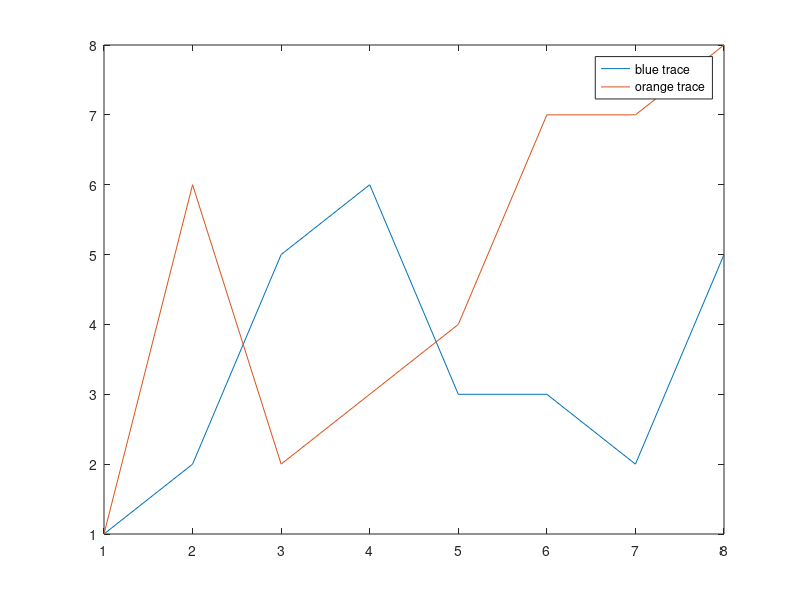

Write the MATLAB code that produced this figure. (Note: this script raises an error after producing the figure.)

fig = figure; 
plot([1 2 3 4 5 6 7 8],[1 2 5 6 3 3 2 5]); 
hold on
plot([1 2 3 4 5 6 7 8],[1 6 2 3 4 7 7 8]); 
legend('blue trace','orange trace'); 
 
% PLOTLY 
response = fig2plotly(fig,'filename','matlab_legend_inside');
plotly_url = response.url;
